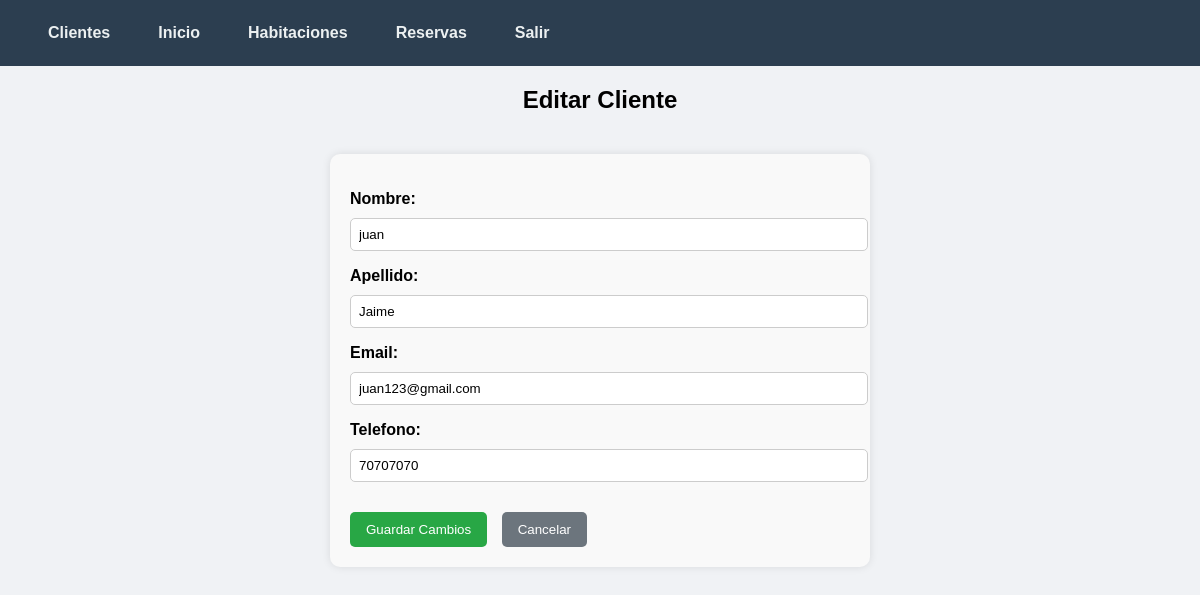
Screenshot of /clientes/editar/1/ (signed in) with the database file from the repository.
### reservas/models.py (models this page shows, shortened)
class Cliente(models.Model):
    id_cliente = models.AutoField(primary_key=True)
    nombre = models.CharField(max_length=100)
    apellido = models.CharField(max_length=100)
    email = models.EmailField(unique=True)
    telefono = models.CharField(max_length=20, blank=True, null=True)

### reservas/views.py (the view)
# urls.py: path('clientes/editar/<int:pk>/', views.editar_cliente, name='editar_cliente'),
@login_required
@user_passes_test(es_admin)
def editar_cliente(request, pk):
    cliente = get_object_or_404(Cliente, pk=pk)
    if request.method == 'POST':
        form = ClienteForm(request.POST, instance=cliente)
        if form.is_valid():
            form.save()
            return redirect('clientes')
    else:
        form = ClienteForm(instance=cliente)
    return render(request, 'editar_cliente.html', {'form': form, 'cliente': cliente})

### reservas/forms.py
class ClienteForm(forms.ModelForm):
    class Meta:
        model = Cliente
        fields = ['nombre', 'apellido', 'email', 'telefono']
        widgets = {
            'nombre': forms.TextInput(attrs={'class': 'form-control'}),
            'apellido': forms.TextInput(attrs={'class': 'form-control'}),
            'email': forms.EmailInput(attrs={'class': 'form-control'}),
            'telefono': forms.TextInput(attrs={'class': 'form-control'}),
        }

### reservas/views.py (called while the page is built)
def es_admin(user):
    return user.is_staff

### reservas/templates/editar_cliente.html (shortened to what this page needs)
{% extends 'base.html' %}
{% load static %}
{% block content %}
<link rel="stylesheet" href="{% static 'css/crudCliED.css' %}">
<h2>Editar Cliente</h2>
<form method="post" novalidate>
    {{ form.as_p }}
    <button type="submit">Guardar Cambios</button>
    <a href="{% url 'clientes' %}"><button type="button">Cancelar</button></a>
</form>
{% endblock %}

### reservas/static/css/base.css (style rules this page uses)
body { font-family: Arial, sans-serif; margin: 0; padding: 0; }

### reservas/static/css/login.css (style rules this page uses)
body { background-color: #f0f2f5; font-family: Arial, sans-serif; margin: 0; padding: 0; }

### reservas/static/css/crudCliED.css (style rules this page uses)
form { max-width: 500px; margin: 40px auto; padding: 20px; background: #f9f9f9; border-radius: 10px; box-shadow: 0 0 8px rgba(0, 0, 0, 0.1); }
form p { margin-bottom: 15px; }
form label { font-weight: bold; display: block; margin-bottom: 5px; }
form input, form select { width: 100%; padding: 8px; margin-top: 5px; border: 1px solid #ccc; border-radius: 5px; }
button { padding: 10px 16px; border: none; border-radius: 5px; cursor: pointer; margin-top: 15px; margin-right: 10px; }
button[type="submit"] { background-color: #28a745; color: white; }
button[type="button"], a button { background-color: #6c757d; color: white; }
h2 { text-align: center; margin-top: 20px; }

### rows the page displays
Cliente: nombre "juan", apellido "Jaime", email "juan123@gmail.com", telefono "70707070"
